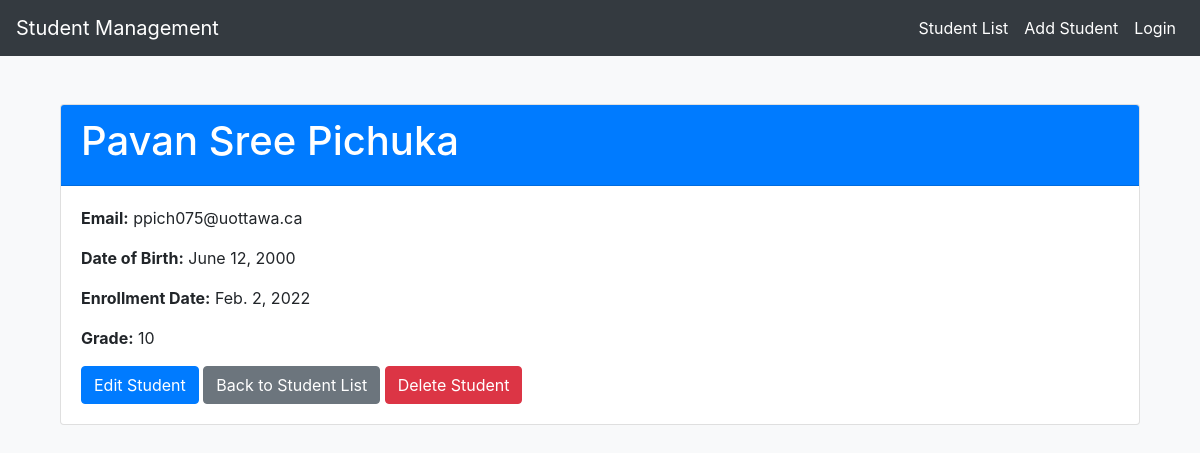
Screenshot of /student/1/ with the database file from the repository.
### management/models.py (models this page shows)
class Student(models.Model):
    first_name = models.CharField(max_length=50)
    last_name = models.CharField(max_length=50)
    email = models.EmailField(unique=True)  # Ensures unique email addresses
    date_of_birth = models.DateField()
    enrollment_date = models.DateField()
    grade = models.IntegerField(validators=[MinValueValidator(1), MaxValueValidator(12)])  # Ensures grade is between 1 and 12

### management/views.py (the view)
# urls.py: path('student/<int:pk>/', views.student_detail, name='student_detail'),
def student_detail(request, pk):
    student = get_object_or_404(Student, pk=pk)
    return render(request, 'management/student_detail.html', {'student': student})

### management/templates/management/student_detail.html (shortened to what this page needs)
{% extends 'base.html' %}
{% block content %}
<div class="container mt-5">
    <div class="card">
        <div class="card-header bg-primary text-white">
            <h1>{{ student.first_name }} {{ student.last_name }}</h1>
        </div>
        <div class="card-body">
            <p class="card-text"><strong>Email:</strong> {{ student.email }}</p>
            <p class="card-text"><strong>Date of Birth:</strong> {{ student.date_of_birth }}</p>
            <p class="card-text"><strong>Enrollment Date:</strong> {{ student.enrollment_date }}</p>
            <p class="card-text"><strong>Grade:</strong> {{ student.grade }}</p>
            <a href="{% url 'student_edit' student.pk %}" class="btn btn-primary">Edit Student</a>
            <a href="{% url 'student_list' %}" class="btn btn-secondary">Back to Student List</a>
            <button class="btn btn-danger" data-toggle="modal" data-target="#deleteModal">Delete Student</button>
        </div>
    </div>
</div>
{% endblock %}

### management/templates/base.html (shortened to what this page needs)
<!DOCTYPE html>
<html lang="en">
<head>
    <link href="https://stackpath.bootstrapcdn.com/bootstrap/4.5.2/css/bootstrap.min.css" rel="stylesheet">
</head>
<body>
    <nav class="navbar navbar-expand-lg navbar-dark">
        <a class="navbar-brand" href="{% url 'student_list' %}">Student Management</a>
        <div class="collapse navbar-collapse" id="navbarNav">
            <ul class="navbar-nav ml-auto">
                <li class="nav-item">
                    <a class="nav-link" href="{% url 'student_list' %}">Student List</a>
                </li>
                <li class="nav-item">
                    <a class="nav-link" href="{% url 'student_create' %}">Add Student</a>
                </li>
                {% if user.is_authenticated %}
                    <li class="nav-item">
                        <form action="{% url 'user_logout' %}" method="post" style="display:inline;">
                            {% csrf_token %}
                            <button type="submit" class="nav-link btn btn-link" style="color: white;">Logout</button>
                        </form>
                    </li>
                {% else %}
                    <li class="nav-item">
                        <a class="nav-link" href="{% url 'login' %}">Login</a>
                    </li>
                {% endif %}
            </ul>
        </div>
    </nav>
    <div class="container" style="margin-top: 20px;">
        {% block content %}{% endblock %}
    </div>
</body>
</html>

### management/templates/base.html (style rules this page uses)
body { background-color: #f8f9fa; }
.navbar { background-color: #343a40 !important; }
.navbar-brand, .nav-link { color: #ffffff !important; }

### management/templates/management/student_detail.html (style rules this page uses)
.card { transition: transform 0.3s, box-shadow 0.3s; }
.btn-primary { transition: background-color 0.3s, transform 0.3s; }
.btn-secondary { transition: background-color 0.3s, transform 0.3s; }
.btn-danger { transition: background-color 0.3s, transform 0.3s; }

### rows the page displays
Student: first_name "Pavan Sree", last_name "Pichuka", email "ppich075@uottawa.ca", date_of_birth "June 12, 2000", enrollment_date "Feb. 2, 2022", grade "10"
